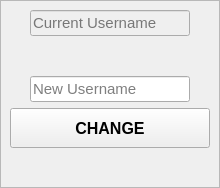
                    <widget class="QWidget" name="page_change_username">
                     <layout class="QVBoxLayout" name="verticalLayout_26">
                      <property name="leftMargin">
                       <number>0</number>
                      </property>
                      <property name="topMargin">
                       <number>0</number>
                      </property>
                      <property name="rightMargin">
                       <number>0</number>
                      </property>
                      <property name="bottomMargin">
                       <number>0</number>
                      </property>
                      <item>
                       <widget class="QFrame" name="change_username_frame">
                        <property name="styleSheet">
                         <string notr="true">PpagesFrameStyle</string>
                        </property>
                        <property name="frameShape">
                         <enum>QFrame::StyledPanel</enum>
                        </property>
                        <property name="frameShadow">
                         <enum>QFrame::Raised</enum>
                        </property>
                        <layout class="QVBoxLayout" name="verticalLayout_24">
                         <property name="leftMargin">
                          <number>9</number>
                         </property>
                         <property name="topMargin">
                          <number>9</number>
                         </property>
                         <property name="rightMargin">
                          <number>9</number>
                         </property>
                         <property name="bottomMargin">
                          <number>9</number>
                         </property>
                         <item>
                          <layout class="QVBoxLayout" name="verticalLayout_25">
                           <property name="spacing">
                            <number>40</number>
                           </property>
                           <property name="leftMargin">
                            <number>20</number>
                           </property>
                           <property name="rightMargin">
                            <number>20</number>
                           </property>
                           <item>
                            <layout class="QHBoxLayout" name="horizontalLayout_24">
                             <property name="spacing">
                              <number>0</number>
                             </property>
                             <item>
                              <widget class="QLineEdit" name="change_current_username_lineEdit">
                               <property name="enabled">
                                <bool>false</bool>
                               </property>
                               <property name="minimumSize">
                                <size>
                                 <width>0</width>
                                 <height>0</height>
                                </size>
                               </property>
                               <property name="maximumSize">
                                <size>
                                 <width>16777215</width>
                                 <height>16777215</height>
                                </size>
                               </property>
                               <property name="font">
                                <font>
                                 <pointsize>11</pointsize>
                                </font>
                               </property>
                               <property name="echoMode">
                                <enum>QLineEdit::Normal</enum>
                               </property>
                               <property name="placeholderText">
                                <string>Current Username</string>
                               </property>
                              </widget>
                             </item>
                            </layout>
                           </item>
                           <item>
                            <layout class="QHBoxLayout" name="horizontalLayout_28">
                             <property name="spacing">
                              <number>0</number>
                             </property>
                             <item>
                              <widget class="QLineEdit" name="change_new_username_lineEdit">
                               <property name="minimumSize">
                                <size>
                                 <width>0</width>
                                 <height>0</height>
                                </size>
                               </property>
                               <property name="maximumSize">
                                <size>
                                 <width>16777215</width>
                                 <height>16777215</height>
                                </size>
                               </property>
                               <property name="font">
                                <font>
                                 <pointsize>11</pointsize>
                                </font>
                               </property>
                               <property name="echoMode">
                                <enum>QLineEdit::Normal</enum>
                               </property>
                               <property name="placeholderText">
                                <string>New Username</string>
                               </property>
                              </widget>
                             </item>
                            </layout>
                           </item>
                          </layout>
                         </item>
                         <item>
                          <layout class="QVBoxLayout" name="verticalLayout_31">
                           <property name="spacing">
                            <number>16</number>
                           </property>
                           <item alignment="Qt::AlignHCenter">
                            <widget class="QPushButton" name="change_username_btn">
                             <property name="minimumSize">
                              <size>
                               <width>200</width>
                               <height>40</height>
                              </size>
                             </property>
                             <property name="maximumSize">
                              <size>
                               <width>200</width>
                               <height>40</height>
                              </size>
                             </property>
                             <property name="font">
                              <font>
                               <pointsize>12</pointsize>
                               <weight>75</weight>
                               <bold>true</bold>
                              </font>
                             </property>
                             <property name="cursor">
                              <cursorShape>PointingHandCursor</cursorShape>
                             </property>
                             <property name="styleSheet">
                              <string notr="true">PpagesMainPushButtonStyle</string>
                             </property>
                             <property name="text">
                              <string>CHANGE</string>
                             </property>
                            </widget>
                           </item>
                           <item>
                            <widget class="QLabel" name="change_username_message_label">
                             <property name="sizePolicy">
                              <sizepolicy hsizetype="Preferred" vsizetype="Fixed">
                               <horstretch>0</horstretch>
                               <verstretch>0</verstretch>
                              </sizepolicy>
                             </property>
                             <property name="styleSheet">
                              <string notr="true">PmessageLabelStyle</string>
                             </property>
                             <property name="text">
                              <string/>
                             </property>
                             <property name="alignment">
                              <set>Qt::AlignCenter</set>
                             </property>
                            </widget>
                           </item>
                          </layout>
                         </item>
                        </layout>
                       </widget>
                      </item>
                     </layout>
                    </widget>
